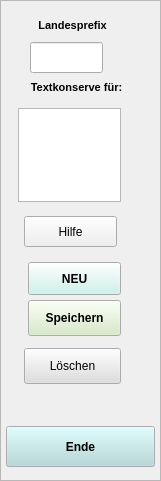
  <widget class="QFrame" name="frame">
   <property name="geometry">
    <rect>
     <x>560</x>
     <y>52</y>
     <width>161</width>
     <height>481</height>
    </rect>
   </property>
   <property name="frameShape">
    <enum>QFrame::StyledPanel</enum>
   </property>
   <property name="frameShadow">
    <enum>QFrame::Raised</enum>
   </property>
   <widget class="QListWidget" name="dxccWidget">
    <property name="geometry">
     <rect>
      <x>18</x>
      <y>108</y>
      <width>103</width>
      <height>94</height>
     </rect>
    </property>
   </widget>
   <widget class="QPushButton" name="ButtonAdd">
    <property name="geometry">
     <rect>
      <x>28</x>
      <y>262</y>
      <width>93</width>
      <height>33</height>
     </rect>
    </property>
    <property name="palette">
     <palette>
      <active>
       <colorrole role="Button">
        <brush brushstyle="SolidPattern">
         <color alpha="255">
          <red>199</red>
          <green>241</green>
          <blue>233</blue>
         </color>
        </brush>
       </colorrole>
      </active>
      <inactive>
       <colorrole role="Button">
        <brush brushstyle="SolidPattern">
         <color alpha="255">
          <red>199</red>
          <green>241</green>
          <blue>233</blue>
         </color>
        </brush>
       </colorrole>
      </inactive>
      <disabled>
       <colorrole role="Button">
        <brush brushstyle="SolidPattern">
         <color alpha="255">
          <red>199</red>
          <green>241</green>
          <blue>233</blue>
         </color>
        </brush>
       </colorrole>
      </disabled>
     </palette>
    </property>
    <property name="font">
     <font>
      <weight>75</weight>
      <bold>true</bold>
     </font>
    </property>
    <property name="focusPolicy">
     <enum>Qt::NoFocus</enum>
    </property>
    <property name="text">
     <string>NEU</string>
    </property>
   </widget>
   <widget class="QPushButton" name="ButtonUpdate">
    <property name="geometry">
     <rect>
      <x>28</x>
      <y>300</y>
      <width>93</width>
      <height>36</height>
     </rect>
    </property>
    <property name="palette">
     <palette>
      <active>
       <colorrole role="Button">
        <brush brushstyle="SolidPattern">
         <color alpha="255">
          <red>211</red>
          <green>234</green>
          <blue>193</blue>
         </color>
        </brush>
       </colorrole>
      </active>
      <inactive>
       <colorrole role="Button">
        <brush brushstyle="SolidPattern">
         <color alpha="255">
          <red>211</red>
          <green>234</green>
          <blue>193</blue>
         </color>
        </brush>
       </colorrole>
      </inactive>
      <disabled>
       <colorrole role="Button">
        <brush brushstyle="SolidPattern">
         <color alpha="255">
          <red>211</red>
          <green>234</green>
          <blue>193</blue>
         </color>
        </brush>
       </colorrole>
      </disabled>
     </palette>
    </property>
    <property name="font">
     <font>
      <weight>75</weight>
      <bold>true</bold>
     </font>
    </property>
    <property name="focusPolicy">
     <enum>Qt::NoFocus</enum>
    </property>
    <property name="text">
     <string>Speichern</string>
    </property>
   </widget>
   <widget class="QPushButton" name="ButtonDel">
    <property name="geometry">
     <rect>
      <x>24</x>
      <y>348</y>
      <width>97</width>
      <height>36</height>
     </rect>
    </property>
    <property name="palette">
     <palette>
      <active>
       <colorrole role="Button">
        <brush brushstyle="SolidPattern">
         <color alpha="255">
          <red>222</red>
          <green>222</green>
          <blue>222</blue>
         </color>
        </brush>
       </colorrole>
      </active>
      <inactive>
       <colorrole role="Button">
        <brush brushstyle="SolidPattern">
         <color alpha="255">
          <red>222</red>
          <green>222</green>
          <blue>222</blue>
         </color>
        </brush>
       </colorrole>
      </inactive>
      <disabled>
       <colorrole role="Button">
        <brush brushstyle="SolidPattern">
         <color alpha="255">
          <red>222</red>
          <green>222</green>
          <blue>222</blue>
         </color>
        </brush>
       </colorrole>
      </disabled>
     </palette>
    </property>
    <property name="font">
     <font>
      <weight>50</weight>
      <bold>false</bold>
     </font>
    </property>
    <property name="focusPolicy">
     <enum>Qt::NoFocus</enum>
    </property>
    <property name="text">
     <string>Löschen</string>
    </property>
   </widget>
   <widget class="QPushButton" name="ButtonEnde">
    <property name="geometry">
     <rect>
      <x>6</x>
      <y>426</y>
      <width>149</width>
      <height>41</height>
     </rect>
    </property>
    <property name="palette">
     <palette>
      <active>
       <colorrole role="Button">
        <brush brushstyle="SolidPattern">
         <color alpha="255">
          <red>175</red>
          <green>215</green>
          <blue>217</blue>
         </color>
        </brush>
       </colorrole>
      </active>
      <inactive>
       <colorrole role="Button">
        <brush brushstyle="SolidPattern">
         <color alpha="255">
          <red>175</red>
          <green>215</green>
          <blue>217</blue>
         </color>
        </brush>
       </colorrole>
      </inactive>
      <disabled>
       <colorrole role="Button">
        <brush brushstyle="SolidPattern">
         <color alpha="255">
          <red>175</red>
          <green>215</green>
          <blue>217</blue>
         </color>
        </brush>
       </colorrole>
      </disabled>
     </palette>
    </property>
    <property name="font">
     <font>
      <weight>75</weight>
      <bold>true</bold>
     </font>
    </property>
    <property name="focusPolicy">
     <enum>Qt::NoFocus</enum>
    </property>
    <property name="text">
     <string>Ende</string>
    </property>
   </widget>
   <widget class="QLabel" name="label_2">
    <property name="geometry">
     <rect>
      <x>12</x>
      <y>16</y>
      <width>121</width>
      <height>18</height>
     </rect>
    </property>
    <property name="font">
     <font>
      <pointsize>8</pointsize>
      <weight>75</weight>
      <bold>true</bold>
     </font>
    </property>
    <property name="text">
     <string>Landesprefix</string>
    </property>
    <property name="alignment">
     <set>Qt::AlignCenter</set>
    </property>
   </widget>
   <widget class="QPushButton" name="ButtonHelp">
    <property name="geometry">
     <rect>
      <x>24</x>
      <y>216</y>
      <width>93</width>
      <height>31</height>
     </rect>
    </property>
    <property name="focusPolicy">
     <enum>Qt::NoFocus</enum>
    </property>
    <property name="text">
     <string>Hilfe</string>
    </property>
   </widget>
   <widget class="QLineEdit" name="dxccW">
    <property name="geometry">
     <rect>
      <x>30</x>
      <y>42</y>
      <width>73</width>
      <height>31</height>
     </rect>
    </property>
   </widget>
   <widget class="QLabel" name="label_120">
    <property name="geometry">
     <rect>
      <x>6</x>
      <y>78</y>
      <width>141</width>
      <height>18</height>
     </rect>
    </property>
    <property name="font">
     <font>
      <pointsize>8</pointsize>
      <weight>75</weight>
      <bold>true</bold>
     </font>
    </property>
    <property name="text">
     <string>Textkonserve für:</string>
    </property>
    <property name="alignment">
     <set>Qt::AlignCenter</set>
    </property>
   </widget>
  </widget>
